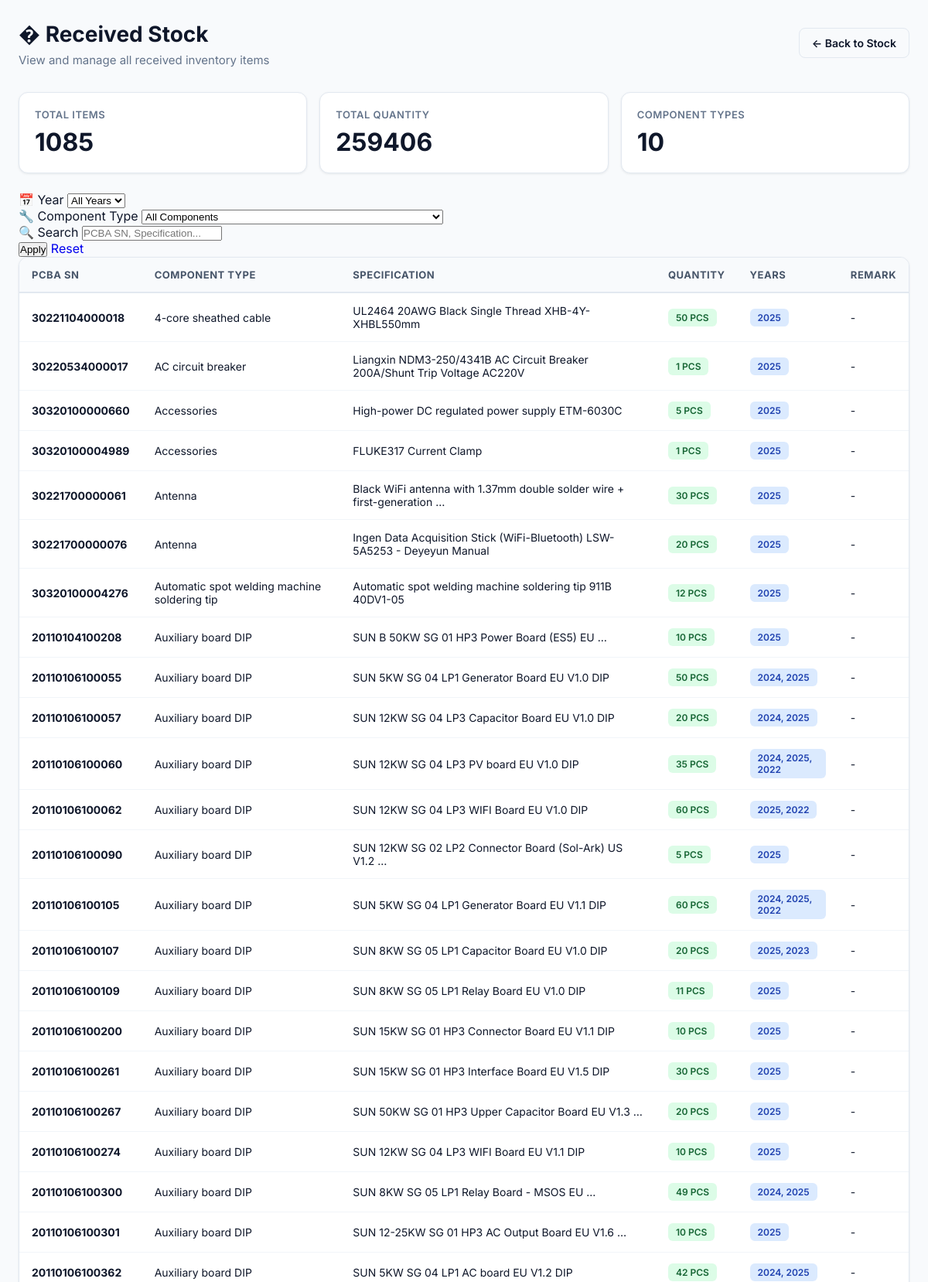
Page /stock/received/ (signed in, upper part) on the committed database.
### forms/models.py (models this page shows, shortened)
class StockItem(models.Model):
    pcba_sn_old = models.CharField(max_length=100, blank=True, null=True, verbose_name="PCBA SN (old)")
    pcba_sn_new = models.CharField(max_length=100, db_index=True, verbose_name="PCBA SN (new)", blank=True, null=True)
    component_type = models.CharField(max_length=255, blank=True, null=True)
    specification = models.TextField(blank=True, null=True)
    quantity = models.DecimalField(max_digits=10, decimal_places=2, default=0)
    remark = models.TextField(blank=True, null=True)
    year = models.IntegerField(default=2025, db_index=True, help_text="Year of stock entry")
    shipment_date = models.DateField(null=True, blank=True, help_text="Date of shipment received")
    created_at = models.DateTimeField(auto_now_add=True)
    updated_at = models.DateTimeField(auto_now=True)
    class Meta:
        db_table = 'stock_items'
        verbose_name = 'Stock Item'
        verbose_name_plural = 'Stock Items'
        ordering = ['-shipment_date', '-year', 'component_type', 'pcba_sn_new']
        indexes = [
            models.Index(fields=['year', 'component_type']),
            models.Index(fields=['pcba_sn_new']),
            models.Index(fields=['shipment_date']),
        ]

### forms/views.py (the view, shortened to what this page needs)
# urls.py: path('stock/received/', views.received_stock, name='received_stock'),
@login_required
def received_stock(request):
    if not request.user.is_superuser:
        from django.http import HttpResponseForbidden
        return HttpResponseForbidden("You do not have permission to view received stock.")
    """Received stock dashboard with filtering"""
    from .models import StockItem
    from django.db.models import Q
    selected_year = request.GET.get('year', 'all')
    selected_component = request.GET.get('component', 'all')
    search_query = request.GET.get('search', '').strip()
    years = StockItem.objects.values_list('year', flat=True).distinct().order_by('-year')
    all_component_types = StockItem.objects.values_list('component_type', flat=True).distinct().order_by('component_type')
    all_component_types = [ct for ct in all_component_types if ct]  # Remove empty values
    stock_items = StockItem.objects.all()
    if selected_year != 'all':
        try:
            year_int = int(selected_year)
            stock_items = stock_items.filter(year=year_int)
        except ValueError:
            pass
    if selected_component != 'all':
        stock_items = stock_items.filter(component_type=selected_component)
    total_items = stock_items.count()
    total_quantity = stock_items.aggregate(total=Sum('quantity'))['total'] or 0
    component_types = stock_items.values('component_type').annotate(
        count=Count('id'),
        total_qty=Sum('quantity')
    ).order_by('-count')[:10]
    merged = {}
    for item in stock_items.order_by('pcba_sn_new'):
        if not item.pcba_sn_new:
            key = f"no_sn_{item.component_type or 'unknown'}_{item.specification or 'unknown'}_{item.year}"
        else:
            key = item.pcba_sn_new
        if key not in merged:
            merged[key] = {
                'pcba_sn_new': item.pcba_sn_new,
                'pcba_sn_old': item.pcba_sn_old,
                'component_type': item.component_type,
                'specification': item.specification,
                'quantity': item.quantity,
                'years': {item.year} if item.year else set(),
                'remark': item.remark or '',
            }
        else:
            merged[key]['quantity'] += item.quantity
            if item.pcba_sn_old and not merged[key]['pcba_sn_old']:
                merged[key]['pcba_sn_old'] = item.pcba_sn_old
            if item.component_type and not merged[key]['component_type']:
                merged[key]['component_type'] = item.component_type
            if item.specification and not merged[key]['specification']:
                merged[key]['specification'] = item.specification
            if item.remark:
                if merged[key]['remark'] and item.remark not in merged[key]['remark']:
                    merged[key]['remark'] = f"{merged[key]['remark']}; {item.remark}"
                elif not merged[key]['remark']:
                    merged[key]['remark'] = item.remark
            if item.year:
                merged[key]['years'].add(item.year)
    merged_list = list(merged.values())
    merged_list.sort(key=lambda x: (
        -(max(x['years']) if x['years'] else 0),
        x['component_type'] or '',
        x['pcba_sn_new'] or ''  # Convert None to empty string for sorting
    ))
    total_items = len(merged_list)
    total_quantity = sum([m['quantity'] for m in merged_list])
    from django.core.paginator import Paginator
    paginator = Paginator(merged_list, 50)
    page_number = request.GET.get('page', 1)
    page_obj = paginator.get_page(page_number)
    context = {
        'years': years,
        'selected_year': selected_year,
        'all_component_types': all_component_types,
        'selected_component': selected_component,
        'search_query': search_query,
        'stock_items': page_obj,
        'total_items': total_items,
        'total_quantity': total_quantity,
        'component_types': component_types,
    }
    return render(request, 'forms/received_stock.html', context)

### forms/templates/forms/received_stock.html (shortened to what this page needs)
<!DOCTYPE html>
<html lang="en">
<head>
</head>
<body>
<div class="container">
    <div class="header">
        <div class="title-section">
            <h1>� Received Stock</h1>
            <div class="subtitle">View and manage all received inventory items</div>
        </div>
        <div class="header-actions">
            <a class="btn btn-ghost" href="{% url 'forms:stock' %}">← Back to Stock</a>
        </div>
    </div>
    <div class="stats-grid">
        <div class="stat-card">
            <div class="stat-label">Total Items</div>
            <div class="stat-value">{{ total_items|default:0 }}</div>
        </div>
        <div class="stat-card">
            <div class="stat-label">Total Quantity</div>
            <div class="stat-value">{{ total_quantity|floatformat:0|default:0 }}</div>
        </div>
        <div class="stat-card">
            <div class="stat-label">Component Types</div>
            <div class="stat-value">{{ component_types|length|default:0 }}</div>
        </div>
    </div>
    <div class="filter-section">
        <form method="GET" action="{% url 'forms:received_stock' %}" id="filterForm">
            <div class="filter-row">
                <div class="filter-group">
                    <label class="filter-label">📅 Year</label>
                    <select name="year" class="filter-select" onchange="document.getElementById('filterForm').submit()">
                        <option value="all" {% if selected_year == 'all' %}selected{% endif %}>All Years</option>
                    </select>
                </div>
                <div class="filter-group">
                    <label class="filter-label">🔧 Component Type</label>
                    <select name="component" class="filter-select" onchange="document.getElementById('filterForm').submit()">
                        <option value="all" {% if selected_component == 'all' %}selected{% endif %}>All Components</option>
                    </select>
                </div>
                <div class="filter-group">
                    <label class="filter-label">🔍 Search</label>
                    <input type="text" name="search" class="filter-input" placeholder="PCBA SN, Specification..." value="{{ search_query }}" />
                </div>
                <div class="filter-group">
                    <div class="filter-actions">
                        <button type="submit" class="btn-filter btn-apply">Apply</button>
                        <a href="{% url 'forms:received_stock' %}" class="btn-filter btn-reset" style="text-decoration: none; text-align: center;">Reset</a>
                    </div>
                </div>
            </div>
        </form>
    </div>
    <div class="table-container">
        {% if stock_items %}
        <table>
            <thead>
                <tr>
                    <th>PCBA SN</th>
                    <th>Component Type</th>
                    <th>Specification</th>
                    <th>Quantity</th>
                    <th>Years</th>
                    <th>Remark</th>
                </tr>
            </thead>
            <tbody>
                {% for item in stock_items %}
                <tr>
                    <td><strong>{{ item.pcba_sn_new }}</strong></td>
                    <td>{{ item.component_type|default:"-" }}</td>
                    <td>{{ item.specification|truncatewords:10|default:"-" }}</td>
                    <td><span class="badge badge-qty">{{ item.quantity|floatformat:0 }} PCS</span></td>
                    <td><span class="badge badge-year">{{ item.years|join:", " }}</span></td>
                    <td>{{ item.remark|truncatewords:8|default:"-" }}</td>
                </tr>
                {% endfor %}
            </tbody>
        </table>
        {% else %}
        <div class="empty-state">
            <div class="empty-state-icon">📭</div>
            <p>No stock items found. Import data using: <code>python manage.py import_stock_data</code></p>
        </div>
        {% endif %}
    </div>
</div>
</body>
</html>

### forms/templates/forms/received_stock.html (style rules this page uses)
* { margin: 0; padding: 0; box-sizing: border-box; }
body { font-family: 'Inter', -apple-system, BlinkMacSystemFont, 'Segoe UI', sans-serif; background: #f8fafc; color: #0f172a; padding: 24px; }
.container { max-width: 1400px; margin: 0 auto; }
.header { display: flex; justify-content: space-between; align-items: center; margin-bottom: 32px; flex-wrap: wrap; gap: 16px; }
.title-section h1 { font-size: 28px; font-weight: 700; margin-bottom: 6px; }
.subtitle { color: #64748b; font-size: 15px; }
.header-actions { display: flex; gap: 12px; align-items: center; }
.stats-grid { display: grid; grid-template-columns: repeat(auto-fit, minmax(240px, 1fr)); gap: 16px; margin-bottom: 24px; }
.stat-card { background: white; border: 1px solid #e2e8f0; border-radius: 12px; padding: 20px; box-shadow: 0 1px 3px rgba(15, 23, 42, 0.08); }
.stat-label { font-size: 13px; color: #64748b; font-weight: 600; text-transform: uppercase; letter-spacing: 0.5px; margin-bottom: 8px; }
.stat-value { font-size: 32px; font-weight: 700; color: #0f172a; }
.table-container { background: white; border: 1px solid #e2e8f0; border-radius: 12px; overflow: hidden; box-shadow: 0 1px 3px rgba(15, 23, 42, 0.08); }
table { width: 100%; border-collapse: collapse; }
th { background: #f8fafc; padding: 14px 16px; text-align: left; font-size: 13px; font-weight: 700; color: #475569; text-transform: uppercase; letter-spacing: 0.5px; border-bottom: 2px solid #e2e8f0; }
td { padding: 14px 16px; border-bottom: 1px solid #f1f5f9; font-size: 14px; color: #0f172a; }
.badge { display: inline-block; padding: 4px 10px; border-radius: 6px; font-size: 12px; font-weight: 600; }
.badge-year { background: #dbeafe; color: #1e40af; }
.badge-qty { background: #dcfce7; color: #166534; }
.btn { display: inline-flex; align-items: center; gap: 8px; padding: 10px 16px; border-radius: 8px; font-weight: 600; font-size: 14px; cursor: pointer; text-decoration: none; transition: all 0.2s; border: 1px solid transparent; }
.btn-ghost { background: #f8fafc; color: #0f172a; border-color: #e2e8f0; }

### rows in the picture
StockItem: pcba_sn_new "30221104000018", component_type "4-core sheathed cable", specification "UL2464 20AWG Black Single Thread XHB-4Y-XHBL550mm", quantity "50"
StockItem: pcba_sn_new "30220534000017", component_type "AC circuit breaker", specification "Liangxin NDM3-250/4341B AC Circuit Breaker 200A/Shunt Trip Voltage AC220V", quantity "1"
StockItem: pcba_sn_new "30320100000660", component_type "Accessories", specification "High-power DC regulated power supply ETM-6030C", quantity "5"
StockItem: pcba_sn_new "30320100004989", component_type "Accessories", specification "FLUKE317 Current Clamp", quantity "1"
StockItem: pcba_sn_new "30221700000061", component_type "Antenna", specification "Black WiFi antenna with 1.37mm double solder wire + first-generation …", quantity "30"
StockItem: pcba_sn_new "30221700000076", component_type "Antenna", specification "Ingen Data Acquisition Stick (WiFi-Bluetooth) LSW-5A5253 - Deyeyun Manual", quantity "20"
StockItem: pcba_sn_new "30320100004276", component_type "Automatic spot welding machine soldering tip", specification "Automatic spot welding machine soldering tip 911B 40DV1-05"
StockItem: pcba_sn_new "20110104100208", component_type "Auxiliary board DIP", specification "SUN B 50KW SG 01 HP3 Power Board (ES5) EU …", quantity "10"
StockItem: pcba_sn_new "20110106100055", component_type "Auxiliary board DIP", specification "SUN 5KW SG 04 LP1 Generator Board EU V1.0 DIP"
StockItem: pcba_sn_new "20110106100057", component_type "Auxiliary board DIP", specification "SUN 12KW SG 04 LP3 Capacitor Board EU V1.0 DIP"
StockItem: pcba_sn_new "20110106100060", component_type "Auxiliary board DIP", specification "SUN 12KW SG 04 LP3 PV board EU V1.0 DIP"
StockItem: pcba_sn_new "20110106100062", component_type "Auxiliary board DIP", specification "SUN 12KW SG 04 LP3 WIFI Board EU V1.0 DIP"
StockItem: pcba_sn_new "20110106100090", component_type "Auxiliary board DIP", specification "SUN 12KW SG 02 LP2 Connector Board (Sol-Ark) US V1.2 …", quantity "5"
StockItem: pcba_sn_new "20110106100105", component_type "Auxiliary board DIP", specification "SUN 5KW SG 04 LP1 Generator Board EU V1.1 DIP"
StockItem: pcba_sn_new "20110106100107", component_type "Auxiliary board DIP", specification "SUN 8KW SG 05 LP1 Capacitor Board EU V1.0 DIP"
StockItem: pcba_sn_new "20110106100109", component_type "Auxiliary board DIP", specification "SUN 8KW SG 05 LP1 Relay Board EU V1.0 DIP", quantity "11"
StockItem: pcba_sn_new "20110106100200", component_type "Auxiliary board DIP", specification "SUN 15KW SG 01 HP3 Connector Board EU V1.1 DIP", quantity "10"
StockItem: pcba_sn_new "20110106100261", component_type "Auxiliary board DIP", specification "SUN 15KW SG 01 HP3 Interface Board EU V1.5 DIP", quantity "30"
StockItem: pcba_sn_new "20110106100267", component_type "Auxiliary board DIP", specification "SUN 50KW SG 01 HP3 Upper Capacitor Board EU V1.3 …"
StockItem: pcba_sn_new "20110106100274", component_type "Auxiliary board DIP", specification "SUN 12KW SG 04 LP3 WIFI Board EU V1.1 DIP", quantity "10"
StockItem: pcba_sn_new "20110106100300", component_type "Auxiliary board DIP", specification "SUN 8KW SG 05 LP1 Relay Board - MSOS EU …"
StockItem: pcba_sn_new "20110106100301", component_type "Auxiliary board DIP", specification "SUN 12-25KW SG 01 HP3 AC Output Board EU V1.6 …", quantity "10"
StockItem: pcba_sn_new "20110106100362", component_type "Auxiliary board DIP", specification "SUN 5KW SG 04 LP1 AC board EU V1.2 DIP"

### other values in the picture
{{ total_items|default:0 }} "1085"
{{ total_quantity|floatformat:0|default:0 }} "259406"
{{ component_types|length|default:0 }} "10"
{{ item.years|join:", " }} "2025" "2025" "2025" "2025" "2025" "2025" "2025" "2025" "2024, 2025" "2024, 2025" "2024, 2025, 2022" "2025, 2022" "2025" "2024, 2025, 2022" "2025, 2023" "2025" "2025" "2025" "2025" "2025" "2024, 2025" "2025" "2024, 2025"
{{ item.remark|truncatewords:8|default:"-" }} "-" "-" "-" "-" "-" "-" "-" "-" "-" "-" "-" "-" "-" "-" "-" "-" "-" "-" "-" "-" "-" "-" "-"
{{ item.quantity|floatformat:0 }} "12" "50" "20" "35" "60" "60" "20" "20" "49" "42"
